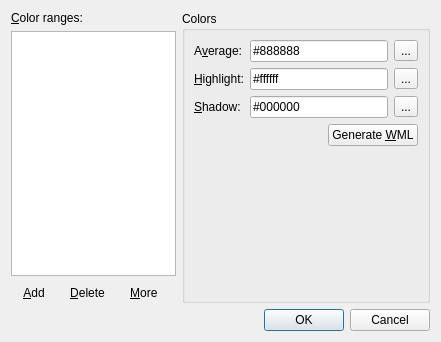
<?xml version="1.0" encoding="UTF-8"?>
<ui version="4.0">
 <class>CustomRanges</class>
 <widget class="QDialog" name="CustomRanges">
  <property name="geometry">
   <rect>
    <x>0</x>
    <y>0</y>
    <width>441</width>
    <height>342</height>
   </rect>
  </property>
  <property name="minimumSize">
   <size>
    <width>441</width>
    <height>342</height>
   </size>
  </property>
  <property name="windowTitle">
   <string>Customize color ranges</string>
  </property>
  <layout class="QVBoxLayout" name="verticalLayout" stretch="0,0">
   <item>
    <layout class="QHBoxLayout" name="horizontalLayout_2" stretch="2,3">
     <item>
      <layout class="QVBoxLayout" name="verticalLayout_2">
       <item>
        <widget class="QLabel" name="label">
         <property name="text">
          <string>&amp;Color ranges:</string>
         </property>
         <property name="buddy">
          <cstring>listRanges</cstring>
         </property>
        </widget>
       </item>
       <item>
        <widget class="QListWidget" name="listRanges"/>
       </item>
       <item>
        <layout class="QHBoxLayout" name="horizontalLayout" stretch="0,0,0">
         <item>
          <widget class="QToolButton" name="cmdAdd">
           <property name="text">
            <string>&amp;Add</string>
           </property>
           <property name="icon">
            <iconset theme="list-add">
             <normaloff/>
            </iconset>
           </property>
           <property name="toolButtonStyle">
            <enum>Qt::ToolButtonTextBesideIcon</enum>
           </property>
           <property name="autoRaise">
            <bool>true</bool>
           </property>
          </widget>
         </item>
         <item>
          <widget class="QToolButton" name="cmdDelete">
           <property name="text">
            <string>&amp;Delete</string>
           </property>
           <property name="icon">
            <iconset theme="list-remove">
             <normaloff/>
            </iconset>
           </property>
           <property name="toolButtonStyle">
            <enum>Qt::ToolButtonTextBesideIcon</enum>
           </property>
           <property name="autoRaise">
            <bool>true</bool>
           </property>
          </widget>
         </item>
         <item>
          <widget class="QToolButton" name="tbMoreOptions">
           <property name="sizePolicy">
            <sizepolicy hsizetype="Fixed" vsizetype="Minimum">
             <horstretch>0</horstretch>
             <verstretch>0</verstretch>
            </sizepolicy>
           </property>
           <property name="text">
            <string>&amp;More </string>
           </property>
           <property name="popupMode">
            <enum>QToolButton::InstantPopup</enum>
           </property>
           <property name="toolButtonStyle">
            <enum>Qt::ToolButtonTextBesideIcon</enum>
           </property>
           <property name="autoRaise">
            <bool>true</bool>
           </property>
          </widget>
         </item>
        </layout>
       </item>
      </layout>
     </item>
     <item>
      <widget class="QGroupBox" name="boxRangeEditor">
       <property name="whatsThis">
        <string>The average shade of the image's recolored portions.</string>
       </property>
       <property name="title">
        <string>Colors</string>
       </property>
       <layout class="QFormLayout" name="formLayout">
        <property name="fieldGrowthPolicy">
         <enum>QFormLayout::ExpandingFieldsGrow</enum>
        </property>
        <item row="0" column="0">
         <widget class="QLabel" name="label_3">
          <property name="whatsThis">
           <string>The average shade of an image's recolored portions.</string>
          </property>
          <property name="text">
           <string>A&amp;verage:</string>
          </property>
          <property name="buddy">
           <cstring>leAvg</cstring>
          </property>
         </widget>
        </item>
        <item row="0" column="1">
         <layout class="QHBoxLayout" name="horizontalLayout_4">
          <item>
           <widget class="QLineEdit" name="leAvg">
            <property name="whatsThis">
             <string>The average shade of an image's recolored portions.</string>
            </property>
            <property name="text">
             <string>#888888</string>
            </property>
           </widget>
          </item>
          <item>
           <widget class="QToolButton" name="tbAvg">
            <property name="whatsThis">
             <string>The average shade of an image's recolored portions.</string>
            </property>
            <property name="text">
             <string>...</string>
            </property>
           </widget>
          </item>
         </layout>
        </item>
        <item row="1" column="0">
         <widget class="QLabel" name="label_4">
          <property name="whatsThis">
           <string>The maximum highlight shade of an image's recolored portions.</string>
          </property>
          <property name="text">
           <string>&amp;Highlight:</string>
          </property>
          <property name="buddy">
           <cstring>leMax</cstring>
          </property>
         </widget>
        </item>
        <item row="1" column="1">
         <layout class="QHBoxLayout" name="horizontalLayout_3">
          <item>
           <widget class="QLineEdit" name="leMax">
            <property name="whatsThis">
             <string>The maximum highlight shade of an image's recolored portions.</string>
            </property>
            <property name="text">
             <string>#ffffff</string>
            </property>
           </widget>
          </item>
          <item>
           <widget class="QToolButton" name="tbMax">
            <property name="whatsThis">
             <string>The maximum highlight shade of an image's recolored portions.</string>
            </property>
            <property name="text">
             <string>...</string>
            </property>
           </widget>
          </item>
         </layout>
        </item>
        <item row="2" column="0">
         <widget class="QLabel" name="label_5">
          <property name="whatsThis">
           <string>The minimum shadow shade of an image's recolored portions.</string>
          </property>
          <property name="text">
           <string>&amp;Shadow:</string>
          </property>
          <property name="buddy">
           <cstring>leMin</cstring>
          </property>
         </widget>
        </item>
        <item row="2" column="1">
         <layout class="QHBoxLayout" name="horizontalLayout_5">
          <item>
           <widget class="QLineEdit" name="leMin">
            <property name="whatsThis">
             <string>The minimum shadow shade of an image's recolored portions.</string>
            </property>
            <property name="text">
             <string>#000000</string>
            </property>
           </widget>
          </item>
          <item>
           <widget class="QToolButton" name="tbMin">
            <property name="whatsThis">
             <string>The minimum shadow shade of an image's recolored portions.</string>
            </property>
            <property name="text">
             <string>...</string>
            </property>
           </widget>
          </item>
         </layout>
        </item>
        <item row="3" column="1">
         <layout class="QHBoxLayout" name="horizontalLayout_6">
          <item>
           <spacer name="horizontalSpacer">
            <property name="orientation">
             <enum>Qt::Horizontal</enum>
            </property>
            <property name="sizeHint" stdset="0">
             <size>
              <width>40</width>
              <height>20</height>
             </size>
            </property>
           </spacer>
          </item>
          <item>
           <widget class="QPushButton" name="cmdWml">
            <property name="whatsThis">
             <string>Generates a sample Wesnoth Markup Language snippet containing a single color range definition, which you can save to a file or clipboard for later inclusion in your own project.</string>
            </property>
            <property name="text">
             <string>Generate &amp;WML</string>
            </property>
           </widget>
          </item>
         </layout>
        </item>
       </layout>
      </widget>
     </item>
    </layout>
   </item>
   <item>
    <widget class="QDialogButtonBox" name="buttonBox">
     <property name="orientation">
      <enum>Qt::Horizontal</enum>
     </property>
     <property name="standardButtons">
      <set>QDialogButtonBox::Cancel|QDialogButtonBox::Ok</set>
     </property>
    </widget>
   </item>
  </layout>
  <action name="action_Rename">
   <property name="icon">
    <iconset theme="edit-rename">
     <normaloff/>
    </iconset>
   </property>
   <property name="text">
    <string>&amp;Rename</string>
   </property>
  </action>
  <action name="action_Duplicate">
   <property name="icon">
    <iconset theme="edit-copy">
     <normaloff/>
    </iconset>
   </property>
   <property name="text">
    <string>&amp;Duplicate</string>
   </property>
  </action>
 </widget>
 <tabstops>
  <tabstop>listRanges</tabstop>
  <tabstop>cmdAdd</tabstop>
  <tabstop>cmdDelete</tabstop>
  <tabstop>leAvg</tabstop>
  <tabstop>tbAvg</tabstop>
  <tabstop>leMax</tabstop>
  <tabstop>tbMax</tabstop>
  <tabstop>leMin</tabstop>
  <tabstop>tbMin</tabstop>
  <tabstop>cmdWml</tabstop>
  <tabstop>buttonBox</tabstop>
 </tabstops>
 <resources/>
 <connections>
  <connection>
   <sender>buttonBox</sender>
   <signal>accepted()</signal>
   <receiver>CustomRanges</receiver>
   <slot>accept()</slot>
   <hints>
    <hint type="sourcelabel">
     <x>252</x>
     <y>337</y>
    </hint>
    <hint type="destinationlabel">
     <x>157</x>
     <y>274</y>
    </hint>
   </hints>
  </connection>
  <connection>
   <sender>buttonBox</sender>
   <signal>rejected()</signal>
   <receiver>CustomRanges</receiver>
   <slot>reject()</slot>
   <hints>
    <hint type="sourcelabel">
     <x>320</x>
     <y>337</y>
    </hint>
    <hint type="destinationlabel">
     <x>286</x>
     <y>274</y>
    </hint>
   </hints>
  </connection>
 </connections>
</ui>
